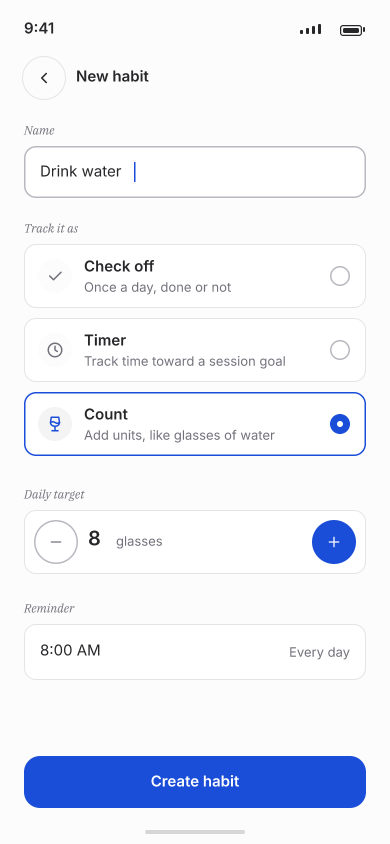
#> input picture design/archive/renders/05-new-habit-light.png, 780 x 1688 px, found by its file name (shown at 1/2 size)
$ python m14.py
#> lines starting #> are read from the running program, lines starting #| are printed output that depends on the picture; after the words box and inside, x2 and y2 are one past the last pixel; in counts of white or black regions, pixels touching at a corner belong together
from PIL import Image
import numpy as np
base = 'D:/Apps/projects/habit_tracker/design/renders/'
im = np.array(Image.open(base + '05-new-habit-light.png').convert('RGB')).astype(int)
r, g, b = im[:, :, 0], im[:, :, 1], im[:, :, 2]
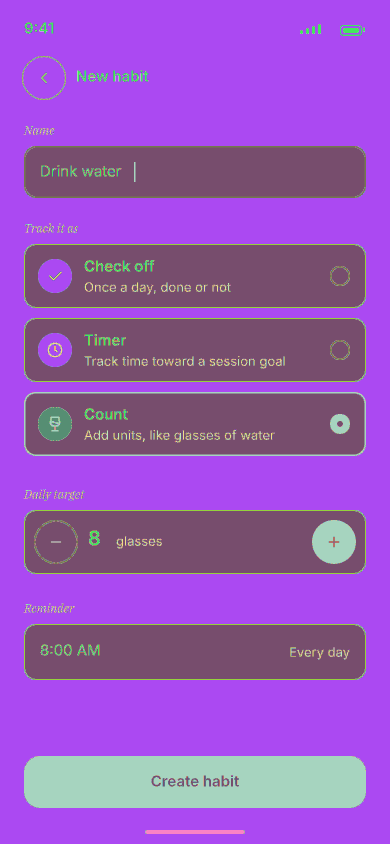
#> r: shape (1688, 780) int64 (shown at 1/2 size); 149 distinct labels, from 27 to 255; one colour per label, 0 black
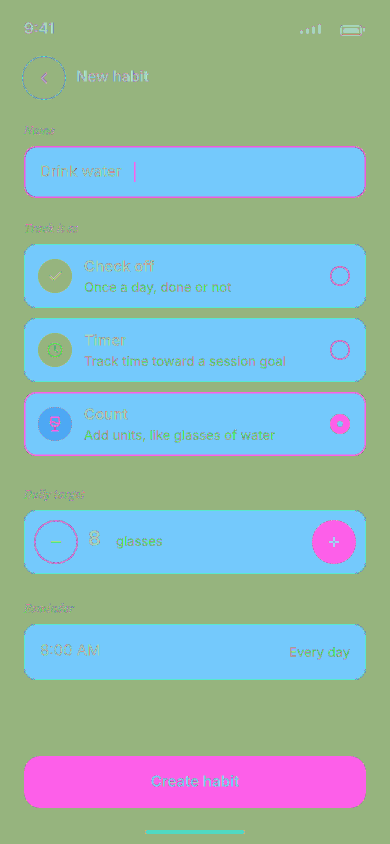
#> g: shape (1688, 780) int64 (shown at 1/2 size); 130 distinct labels, from 39 to 255; one colour per label, 0 black
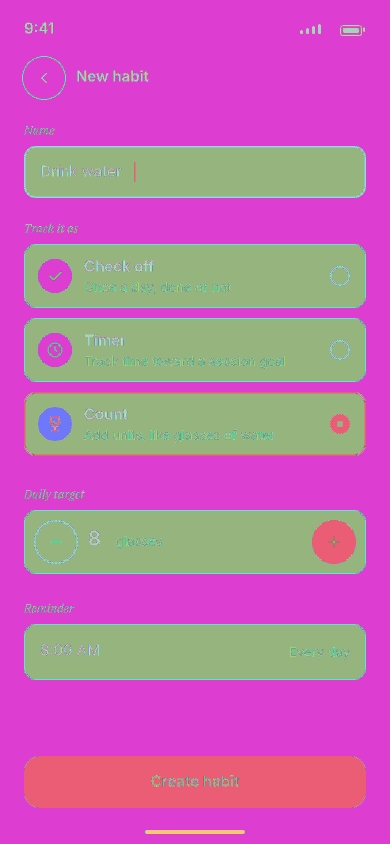
#> b: shape (1688, 780) int64 (shown at 1/2 size); 104 distinct labels, from 42 to 255; one colour per label, 0 black
yy, xx = np.mgrid[0:im.shape[0], 0:im.shape[1]]
white = (im.min(axis=2) > 200)
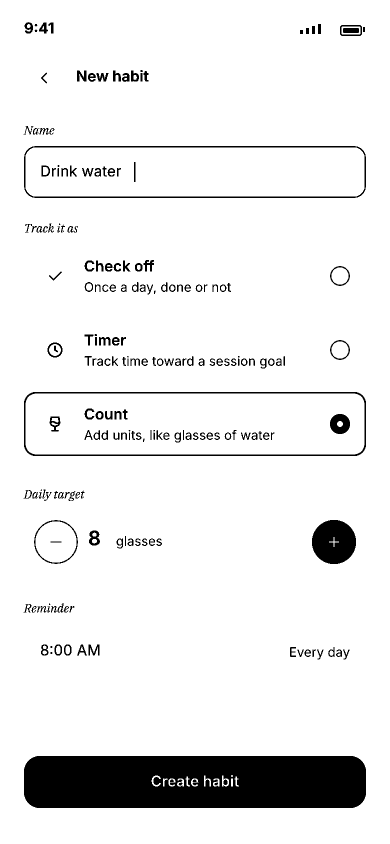
#> white: shape (1688, 780) bool (shown at 1/2 size); 92% white; 203 black regions (14 under 20 px), largest, box (x1, y1, x2, y2) and area: (48, 1512, 732, 1616) 68900, (624, 1040, 712, 1128) 6064, (48, 784, 732, 912) 4784
circ = ((xx - 667.5)**2 + (yy - 1083.5)**2) < 38**2
ys, xs = np.where(white & circ)
#> ys = 76 values from 1074 to 1093; xs = 76 values, max 677 at index 37, min 658 at index 18, mean 667.5
print('plus glyph', xs.min(), ys.min(), xs.max(), ys.max(), 'center', (xs.min()+xs.max())/2, (ys.min()+ys.max())/2)
#| plus glyph 658 1074 677 1093 center 667.5 1083.5
# minus glyph inside minus circle center 111.5,1083.5
circ2 = ((xx - 111.5)**2 + (yy - 1083.5)**2) < 38**2
dark = (im.max(axis=2) < 160)
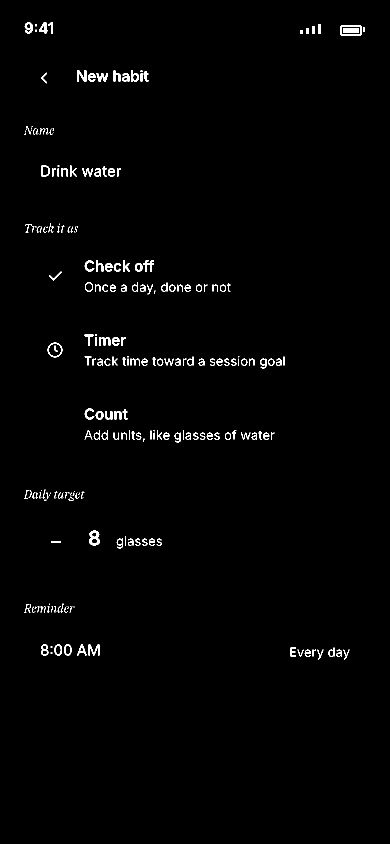
#> dark: shape (1688, 780) bool (shown at 1/2 size); 1.2% white; 229 white regions (47 under 20 px), largest, box (x1, y1, x2, y2) and area: (178, 1061, 200, 1091) 372, (680, 50, 724, 72) 332, (686, 56, 718, 66) 316
ys, xs = np.where(dark & circ2)
#> ys = 40 values from 1083 to 1084; xs = 40 values, max 121 at index 19, min 102 at index 0, mean 111.5
print('minus glyph', xs.min(), ys.min(), xs.max(), ys.max(), 'center', (xs.min()+xs.max())/2, (ys.min()+ys.max())/2)
#| minus glyph 102 1083 121 1084 center 111.5 1083.5
# 8 text vs minus circle center
blk = (im.max(axis=2) < 120)
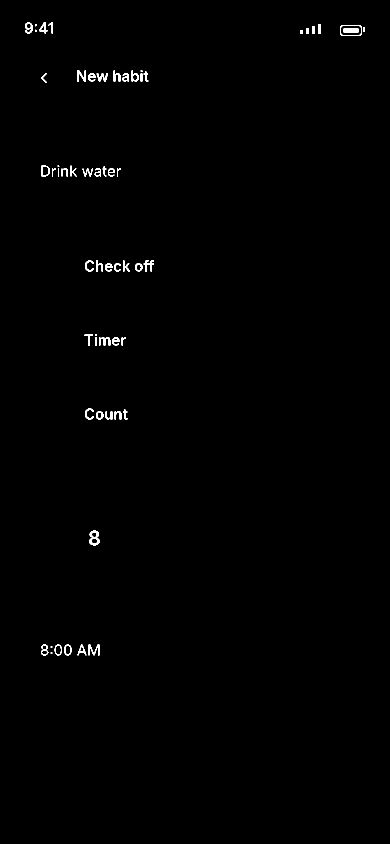
#> blk: shape (1688, 780) bool (shown at 1/2 size); 0.52% white; 59 white regions (7 under 20 px), largest, box (x1, y1, x2, y2) and area: (178, 1061, 199, 1091) 342, (686, 56, 718, 66) 308, (680, 50, 724, 72) 236
ys, xs = np.where(blk[1050:1100, 170:230])
#> ys = 342 values from 11 to 40; xs = 342 values, max 28 at index 215, min 8 at index 226, mean 18.25
print('eight bbox', xs.min()+170, ys.min()+1050, xs.max()+170, ys.max()+1050)
#| eight bbox 178 1061 198 1090
# card outer bounds
grayborder = (np.abs(im.max(axis=2) - 228) < 4) & (np.abs(r - b) < 8)
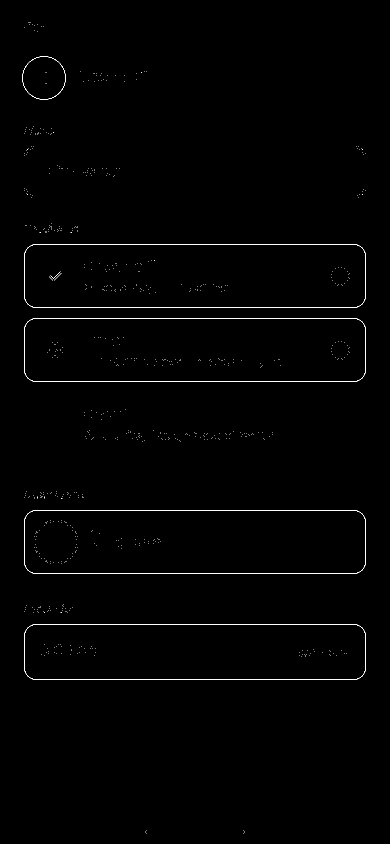
#> grayborder: shape (1688, 780) bool (shown at 1/2 size); 1% white in thin lines or dots, all inside (x1, y1, x2, y2) = (44, 44, 732, 1668)
ys, xs = np.where(grayborder[1000:1150, 40:740])
#> ys = 3122 values from 20 to 147; xs = 3122 values, max 691 at index 1351, min 8 at index 1348, mean 342.5
print('daily border bbox', xs.min()+40, ys.min()+1000, xs.max()+40, ys.max()+1000)
#| daily border bbox 48 1020 731 1147
